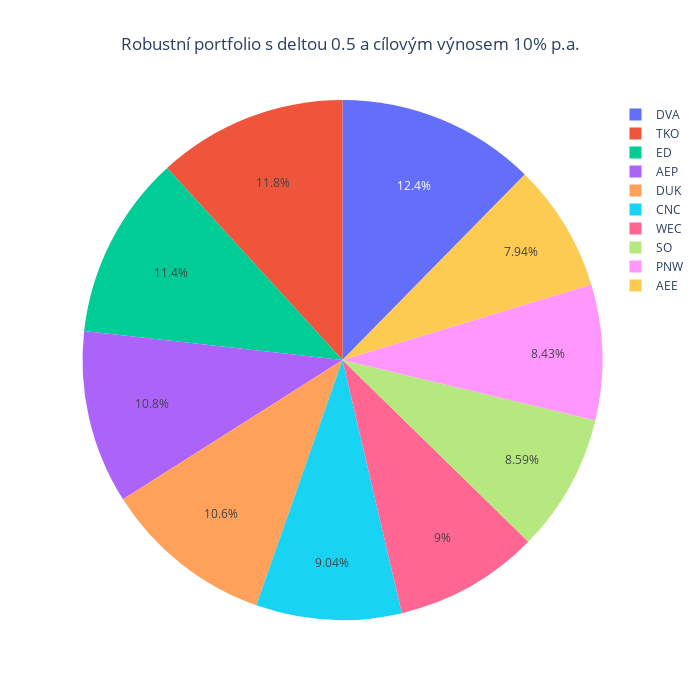

Notebook source saved alongside this figure:
### Code cell
weightsCustomDeltaTarget = RobustLedoitWolfCustomDeltaTargetReturn(prices = prices, target_return = 0.1, custom_delta = 0.5)
weightsPlot(weightsCustomDeltaTarget, title = "Robustní portfolio s deltou 0.5 a cílovým výnosem 10% p.a.")

### Figure 1 — Plotly figure (JSON) as saved in the notebook; plotly's stock layout.template omitted (floating-point values rounded to 4 significant figures)
{"data": [{"labels": ["AEE", "AEP", "CNC", "DUK", "DVA", "ED", "PNW", "SO", "TKO", "WEC"], "type": "pie", "values": [0.07938, 0.1078, 0.09044, 0.1062, 0.1237, 0.1144, 0.08432, 0.08593, 0.1179, 0.09004]}], "layout": {"height": 700, "title": {"text": "Robustní portfolio s deltou 0.5 a cílovým výnosem 10% p.a.", "x": 0.5}, "width": 700}}
